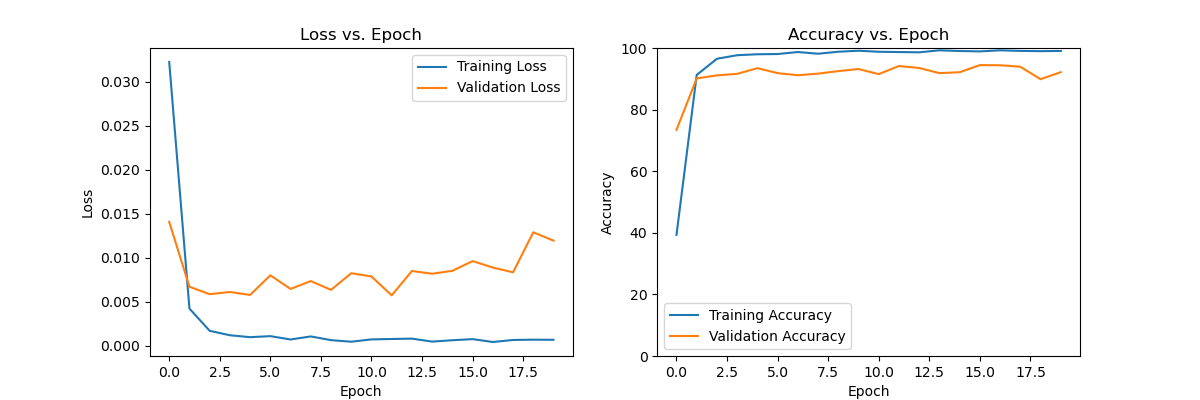

Write the Python code that produced this figure.
import torch
import torchvision.transforms as transforms
import torch.optim as optim
import matplotlib.pyplot as plt
import torch.nn as nn
import gc

from torch.utils.data import Dataset, DataLoader
from torchvision.datasets import ImageFolder
from sklearn.metrics import confusion_matrix


import random
import numpy as np

import time

import os
os.environ["KMP_DUPLICATE_LIB_OK"]="TRUE"



# Set seed = 0 for random, numpy, and torch
seed = 0
random.seed(seed)
np.random.seed(seed)
torch.manual_seed(seed)
if torch.cuda.is_available():
    torch.cuda.manual_seed_all(seed)
torch.backends.cudnn.deterministic = True
torch.backends.cudnn.benchmark = False




# pickle載入
import pickle
training_file = "traffic-signs-data/train.p"
validation_file = "traffic-signs-data/valid.p"
testing_file = "traffic-signs-data/test.p"
with open(training_file, mode='rb') as f:
    train = pickle.load(f)
with open(validation_file, mode='rb') as f:
    valid = pickle.load(f)
with open(testing_file, mode='rb') as f:
    test = pickle.load(f)

x_train, y_train = train['features'], train['labels']
x_valid, y_valid = valid['features'], valid['labels']
x_test, y_test = test['features'], test['labels']

print("x_train shape:", x_train.shape)
print("y_train shape:", y_train.shape)
print("x_valid shape:", x_valid.shape)
print("y_valid shape:", y_valid.shape)
print("x_test shape:", x_test.shape)
print("y_test shape:", y_test.shape)

# 定義資料集
class TrafficSignsDataset(Dataset):
    def __init__(self, images, labels, transform=None):
        self.images = images
        self.labels = labels
        self.classes = np.unique(labels)
        self.transform = transform

    def __len__(self):
        return len(self.images)

    def __getitem__(self, idx):
        image = self.images[idx]
        label = self.labels[idx]
        if self.transform:
            image = self.transform(image)
        return image, label

# 定義轉換
transform = transforms.Compose([
    transforms.ToPILImage(),
    transforms.Resize((224, 224)),
    transforms.ToTensor(),
    transforms.Normalize((0.5, 0.5, 0.5), (0.5, 0.5, 0.5))
])



# batch大小
batch_size = 64



"""
資料集設定
"""
# train dataset path 
# 建立train資料集並transform格式
train_dataset = TrafficSignsDataset(x_train, y_train, transform=transform)
# 載入dataset並拆分batch
train_loader = DataLoader(train_dataset, batch_size=batch_size, shuffle=True)


# validation dataset path 
# 建立valid資料集並transform格式
valid_dataset = TrafficSignsDataset(x_valid, y_valid, transform=transform)
# 載入dataset並拆分batch
valid_loader = DataLoader(valid_dataset, batch_size=batch_size, shuffle=False)

# test dataset path 
# 建立test資料集並transform格式
test_dataset = TrafficSignsDataset(x_test, y_test, transform=transform)
# 載入dataset並拆分batch
test_loader = DataLoader(test_dataset, batch_size=batch_size, shuffle=False)

num_classes = len(np.unique(y_train))
print(f'Number of unique classes: {num_classes}')

"""
模型輸出檔案
"""
trained_model_name = "Alexnet_v1_baseline.pth"

"""
模型架構 : v1為Alexnet baseline
"""
# 以AlexNet為baseline進行的CustomAlexNetModel
class CustomAlexNetModel(nn.Module):
    def __init__(self):
        super(CustomAlexNetModel, self).__init__()

        self.features = nn.Sequential(
            nn.Conv2d(3, 64, kernel_size=11, stride=4, padding=2),
            nn.ReLU(inplace=True),
            nn.MaxPool2d(kernel_size=3, stride=2),
            nn.Conv2d(64, 192, kernel_size=5, padding=2),
            nn.ReLU(inplace=True),
            nn.MaxPool2d(kernel_size=3, stride=2),
            nn.Conv2d(192, 384, kernel_size=3, padding=1),
            nn.ReLU(inplace=True),
            nn.Conv2d(384, 256, kernel_size=3, padding=1),
            nn.ReLU(inplace=True),
            nn.Conv2d(256, 256, kernel_size=3, padding=1),
            nn.ReLU(inplace=True),
            nn.MaxPool2d(kernel_size=3, stride=2),
        )

        self.avgpool = nn.AdaptiveAvgPool2d((6, 6))
        self.classifier = nn.Sequential(
            nn.Linear(256 * 6 * 6, 4096),
            nn.ReLU(inplace=True),
            nn.Linear(4096, 4096),
            nn.ReLU(inplace=True),
            nn.Linear(4096, 43),
        )

    def forward(self, x):
        x = self.features(x)
        x = self.avgpool(x)
        x = torch.flatten(x, 1)
        x = self.classifier(x)
        return x



# 檢查是否有可用的GPU，如果有就將device設置為cuda，否則設置為cpu
device = torch.device("cuda" if torch.cuda.is_available() else "cpu") ## add
print(torch.cuda.is_available()) #是否有可用的CUDA加速

# 架構確認，查看參數設定及大小
import torchsummary
torchsummary.summary(CustomAlexNetModel().to(device), (3, 224,224), batch_size=batch_size)



# 釋放記憶體，避免記憶體已滿導致訓練失敗
torch.cuda.empty_cache()
gc.collect()


"""
模型訓練
"""
epochs = 20  # 訓練epoch次數
training_loss = []
validation_loss = []
training_accuracy = []
validation_accuracy = []
def train_model():       
    model = CustomAlexNetModel() # 使用CustomAlexNetModel模型架構
    model = model.to(device) 

    learning_rate = 0.001  # 初始學習率

    # 建立 Adam Optimizer (優化調整learing rate)
    optimizer = optim.Adam(model.parameters(), lr=learning_rate) 

    
    # 使用交叉熵損失作為loss function
    criterion = nn.CrossEntropyLoss()

    for epoch in range(epochs):

        # 切換至訓練模式
        model.train()

        # 暫存計數器設定與歸零
        running_loss = 0.0 # loss暫存
        running_correct = 0 # 正確個數暫存
        running_total = 0 # 總數暫存

        # batch 訓練循環
        for batch in train_loader:
            
            # 提取 batch 的 資料（inputs 和 labels）
            inputs, labels = batch
            # 將資料（inputs 和 labels）移動到指定的設備上，以加速運算
            inputs, labels = inputs.to(device), labels.to(device)
            # 梯度歸零
            optimizer.zero_grad()
            # 預測 : 向前傳播
            outputs = model(inputs)
            # 計算loss : 交叉熵
            loss = criterion(outputs, labels)  

            # 反向傳播
            loss.backward()

            # 更新模型的參數
            optimizer.step()

            # 結果儲存
            _, predicted = torch.max(outputs.data, 1) # 預測結果
            running_correct += (predicted == labels).sum().item() # 預測正確者加入
            running_total += labels.size(0) # 更新epoch的training資料累計筆數 (根據此batch大小)
            running_loss += loss.item() #更新目前的epoch train loss sum

        # 計算並儲存epoch training 平均 loss
        training_loss.append(running_loss / running_total) 

        # 計算並儲存 epoch training 正確率
        training_accuracy.append(100 * running_correct / running_total)


        # 切換至驗證模式
        model.eval()

        # 暫存計數器設定與歸零
        running_loss = 0.0 # loss暫存
        running_correct = 0 # 正確個數暫存
        running_total = 0 # 總數暫存

        with torch.no_grad(): # 禁用梯度運算(不需要進行反向傳播)

            # batch 驗證循環
            for batch in valid_loader:

                # 提取 batch 的 資料（inputs 和 labels）
                inputs, labels = batch
                # 將資料（inputs 和 labels）移動到指定的設備上，以加速運算
                inputs, labels = inputs.to(device), labels.to(device)
                # 預測 : 向前傳播
                outputs = model(inputs)                                        
                # 計算loss : 交叉熵
                loss = criterion(outputs, labels)  


                # 結果儲存
                _, predicted = torch.max(outputs.data, 1) # 預測結果
                running_correct += (predicted == labels).sum().item() # 預測正確者加入
                running_total += labels.size(0) # 更新epoch的validation資料累計筆數 (根據此batch大小)
                running_loss += loss.item()  #更新目前的epoch valid loss sum
            
            # 計算並儲存 epoch valid 平均 loss
            validation_loss.append(running_loss / running_total)  

            # 計算並儲存 epoch training 正確率
            validation_accuracy.append(100 * running_correct / running_total)
        
        # print 此epoch訓練/驗證結果
        print(f'Epoch [{epoch}/{epochs-1}] - '
            f'Training Loss: {training_loss[-1]:.4f}, '
            f'Training Accuracy: {training_accuracy[-1]:.2f}%, '
            f'Validation Loss: {validation_loss[-1]:.4f}, '
            f'Validation Accuracy: {validation_accuracy[-1]:.2f}%') 


    # 儲存Model
    torch.save(model.state_dict(),"./model/"+trained_model_name)    



    # Test 階段
    running_loss = 0.0
    running_correct = 0
    running_total = 0
    inference_time = 0

    # 混淆矩陣陣列(預測結果紀錄與正確label)
    all_predictions = []
    all_labels = []

    for batch in test_loader:

        # 提取 batch 的 資料（inputs 和 labels）
        inputs, labels = batch
        # 將資料（inputs 和 labels）移動到指定的設備上，以加速運算
        inputs, labels = inputs.to(device), labels.to(device)

        start_time = time.time()
        # 預測 : 向前傳播
        outputs = model(inputs)                                
        end_time = time.time()
        
        # 計算loss : 交叉熵
        loss = criterion(outputs, labels)  


        # 結果儲存
        _, predicted = torch.max(outputs.data, 1) # 預測結果
        running_correct += (predicted == labels).sum().item() # 預測正確者加入
        running_total += labels.size(0) # 更新epoch的validation資料累計筆數 (根據此batch大小)
        running_loss += loss.item()  #更新目前的epoch valid loss sum

        # extend 類別分類結果 至 混淆矩陣陣列
        all_predictions.extend(predicted.cpu().numpy())
        all_labels.extend(labels.cpu().numpy())
        
        # 計算並顯示推論時間
        inference_time += end_time - start_time
    

    print(f'Single image inference time: {inference_time/running_total:.6f} seconds')


    # print 測試結果
    print("Test loss:",running_loss / running_total) # 計算平均loss
    print("Test accuracy:",100 * running_correct / running_total) # 計算正確率
    
    
    # 建立混淆矩陣
    conf_matrix = confusion_matrix(all_labels, all_predictions)

    # 繪製混淆矩陣
    classes = [
        "Speed limit (20km/h)", "Speed limit (30km/h)", "Speed limit (50km/h)", "Speed limit (60km/h)",
        "Speed limit (70km/h)", "Speed limit (80km/h)", "End of speed limit (80km/h)", "Speed limit (100km/h)",
        "Speed limit (120km/h)", "No passing", "No passing for vehicles over 3.5 metric tons",
        "Right-of-way at the next intersection", "Priority road", "Yield", "Stop", "No vehicles",
        "Vehicles over 3.5 metric tons prohibited", "No entry", "General caution", "Dangerous curve to the left",
        "Dangerous curve to the right", "Double curve", "Bumpy road", "Slippery road", "Road narrows on the right",
        "Road work", "Traffic signals", "Pedestrians", "Children crossing", "Bicycles crossing", "Beware of ice/snow",
        "Wild animals crossing", "End of all speed and passing limits", "Turn right ahead", "Turn left ahead",
        "Ahead only", "Go straight or right", "Go straight or left", "Keep right", "Keep left",
        "Roundabout mandatory", "End of no passing", "End of no passing by vehicles over 3.5 metric tons"
    ]

    import seaborn as sns

    plt.figure(figsize=(12, 8))
    sns.heatmap(conf_matrix,cmap="Blues", xticklabels=classes, yticklabels=classes)
    plt.title('Confusion Matrix')
    plt.xlabel('Predicted Label')
    plt.ylabel('True Label')
    plt.xticks(rotation=45, ha="right")
    plt.yticks(rotation=0)
    plt.show()


    # 繪製各epoch的Accuaracy/Loss圖片
    # 繪製Loss曲線
    plt.figure(figsize=(12, 4))
    plt.subplot(1, 2, 1)
    plt.plot(training_loss, label='Training Loss')
    plt.plot(validation_loss, label='Validation Loss')
    plt.legend()
    plt.title('Loss vs. Epoch')
    plt.xlabel('Epoch')
    plt.ylabel('Loss')

    # 繪製Accuracy曲線
    plt.subplot(1, 2, 2)
    plt.plot(training_accuracy, label='Training Accuracy')
    plt.plot(validation_accuracy, label='Validation Accuracy')
    plt.legend()
    plt.title('Accuracy vs. Epoch')
    plt.xlabel('Epoch')
    plt.ylabel('Accuracy')
    plt.ylim(0, 100)  # 將 y 軸範圍設置為 0 到 100
    plt.show()

train_model()
